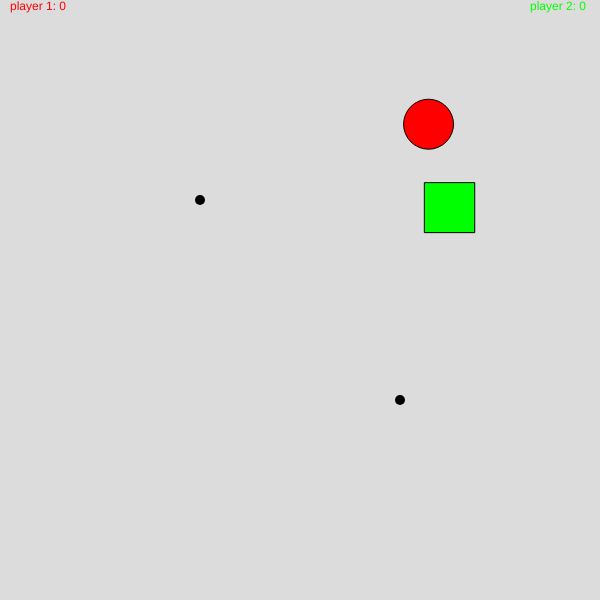
Frame 1 (no input)
Frame 60 (no input): identical to frame 1, image omitted
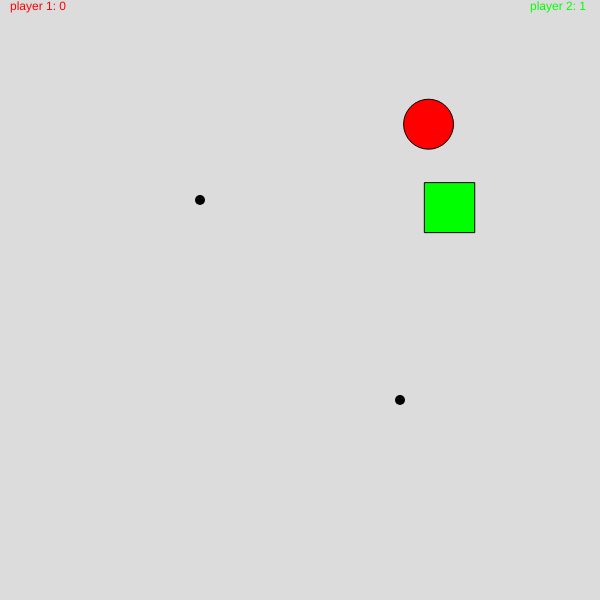
Frame 120 (the mouse pressed at the canvas centre since frame 60)

The p5.js sketch that drew these frames (run headless with seeded random() and noise() and a simulated clock; from frame 60 on, the mouse is pressed at the canvas centre):

// p5.js sketch
// ── sketch.js

let mus1X;
let mus1Y;
let mus2X;
let mus2Y;

let ost1 = 0;
let ost2 = 0;
let timer = 0;

var oste = [[400,400],[200,200]]

function setup() {
  createCanvas(600, 600);
  mus1X = random(0,600);
  mus1Y = random(0,600);
  mus2X = random(0,600);
  mus2Y = random(0,600);
}

function draw() {
  background(220);

  for(var i = 0; i < oste.length; i++){
    ost(oste[i][0],oste[i][1],i);
  }



  //player 1
  if (keyIsDown(LEFT_ARROW)) {
    mus1X -= 3;
  }

  if (keyIsDown(RIGHT_ARROW)) {
    mus1X += 3;
  }

  if (keyIsDown(UP_ARROW)) {
    mus1Y -= 3;
  }

  if (keyIsDown(DOWN_ARROW)) {
    mus1Y += 3;
  }
  strokeWeight(1);
  fill(255,0,0);
  ellipse(mus1X,mus1Y,50,50);
  text("player 1: " + ost1, 10, 10);
  //player 2
//d
  if (keyIsDown(65)) {
    mus2X -= 3;
  }
//a
  if (keyIsDown(68)) {
    mus2X += 3;
  }
//w
  if (keyIsDown(87)) {
    mus2Y -= 3;
  }
//s
  if (keyIsDown(83)) {
    mus2Y += 3;
  }
  strokeWeight(1);
  fill(0,255,0);
  rectMode(CENTER);
  rect(mus2X,mus2Y,50,50);
  
  timer++;
  if(timer == 100){
    timer =0;
    oste.push([random(0,width),random(0,height)]);
  }

  
  text("player 2: " + ost2, 530,10);

}


function ost(x,y,i){
  strokeWeight(10);
  
  point(x,y);
  if(((mus1X+50 > x) && (x > mus1X-50)) && ((mus1Y+50 > y) && (y > mus1Y-50))){
    oste.splice(i,1);
    ost1++;
  }

  if(((mus2X+50 > x) && (x > mus2X-50)) && ((mus2Y+50 > y) && (y > mus2Y-50))){
    oste.splice(i,1);
    ost2++;
  }

}
